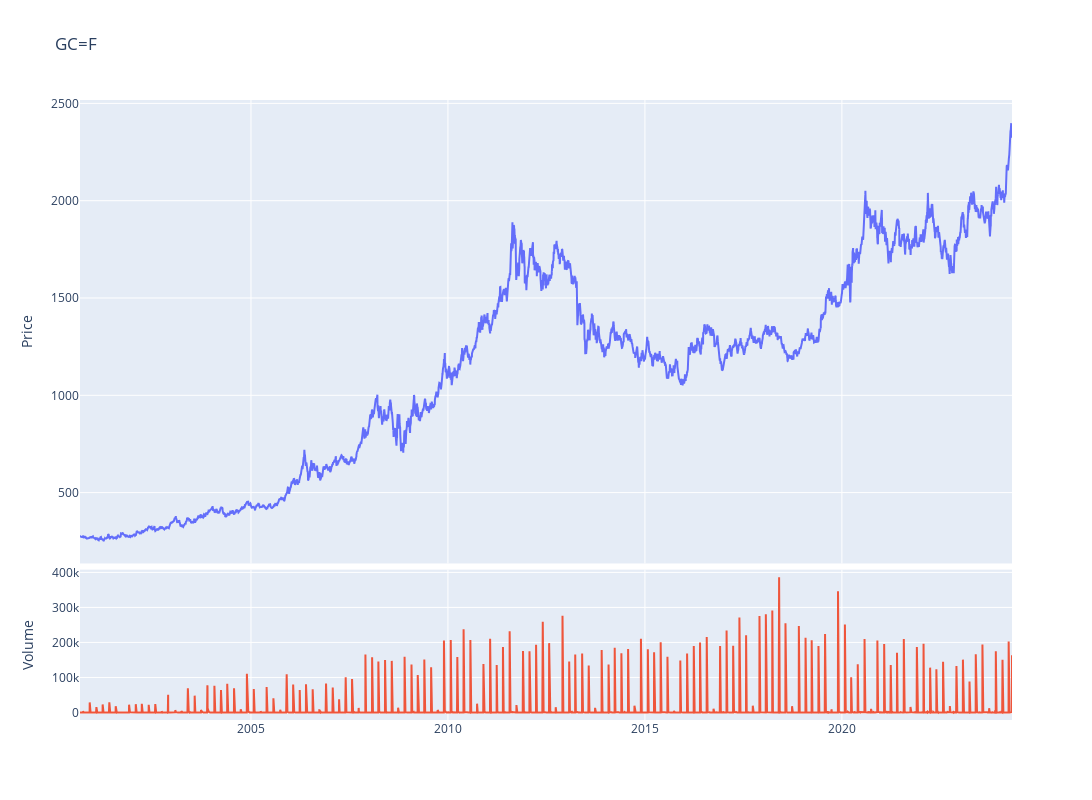

Notebook code cell kept with this figure:
### Code cell
fig = make_subplots(rows=4, cols=1,shared_xaxes=True,vertical_spacing=0.01,specs=[[{'rowspan':3,'colspan':1}],[None],[None],[{'rowspan':1,'colspan':1}]])

# Graph (1,1)
fig.add_trace(go.Scatter(x=stock_ticker.index,y=stock_ticker['Adj Close'],mode="lines",name=f"{ticker}"),row=1, col=1)
# Update xaxis properties
fig.update_yaxes(title_text="Price", row=1, col=1)

# Graph (4,1)
fig.add_trace(go.Scatter(x=stock_ticker.index,y=stock_ticker['Volume'],mode="lines",name='Volume'),row=4, col=1)
fig.update_yaxes(title_text="Volume", row=4, col=1)

fig.update_layout(height=800, width=1300,showlegend=False,title=f"{ticker}")

fig.show()

### Figure 1 — Plotly figure (JSON) as saved in the notebook; plotly's stock layout.template omitted (floating-point values rounded to 4 significant figures; data arrays with more than 128 entries replaced by an {"elided": "..."} marker saying what was removed)
{"data": [{"mode": "lines", "name": "GC=F", "type": "scatter", "x": {"elided": "5936 str values"}, "xaxis": "x", "y": {"elided": "5936 float values"}, "yaxis": "y"}, {"mode": "lines", "name": "Volume", "type": "scatter", "x": {"elided": "5936 str values"}, "xaxis": "x2", "y": {"elided": "5936 int values"}, "yaxis": "y2"}], "layout": {"height": 800, "showlegend": false, "title": {"text": "GC=F"}, "width": 1300, "xaxis": {"anchor": "y", "domain": [0, 1], "matches": "x2", "showticklabels": false}, "xaxis2": {"anchor": "y2", "domain": [0, 1]}, "yaxis": {"anchor": "x", "domain": [0.2525, 1], "title": {"text": "Price"}}, "yaxis2": {"anchor": "x2", "domain": [0, 0.2425], "title": {"text": "Volume"}}}}
